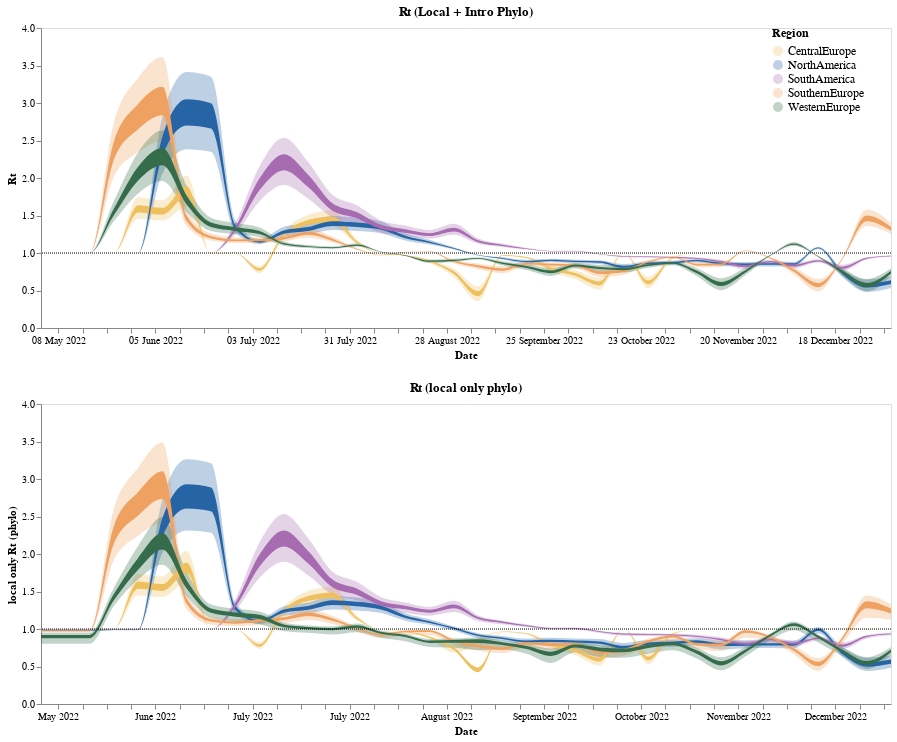

The notebook cell saved with this chart:
### Code cell
(phlyo_rt_plot & local_phlyo_rt_plot).resolve_scale(y = "shared")

### Figure 1 — Vega-Lite specification as saved in the notebook (floating-point values rounded to 4 significant figures; data arrays with more than 128 entries replaced by an {"elided": "..."} marker saying what was removed)
{"config": {"view": {"continuousWidth": 400, "continuousHeight": 300}}, "vconcat": [{"layer": [{"mark": {"type": "area", "color": "#f58518", "interpolate": "monotone", "opacity": 0.3}, "encoding": {"color": {"field": "deme", "scale": {"range": ["#EEC060", "#2664A5", "#A76BB1", "#EEA160", "#356D4C"]}, "type": "nominal"}, "x": {"axis": {"format": "%d %B %Y", "grid": false, "title": "Date"}, "field": "date", "type": "temporal"}, "y": {"axis": {"grid": false, "title": ""}, "field": "lower_hpd_log_95", "type": "quantitative"}, "y2": {"field": "upper_hpd_log_95"}}, "height": 300, "transform": [{"filter": "(datum.lower_hpd_log_95 > 0)"}], "width": 850}, {"mark": {"type": "area", "color": "#f58518", "interpolate": "monotone", "opacity": 1}, "encoding": {"color": {"field": "deme", "legend": {"labelFontSize": 12, "offset": -120, "title": "Region", "titleFontSize": 12}, "type": "nominal"}, "x": {"axis": {"format": "%d %B %Y", "grid": false, "title": "Date"}, "field": "date", "type": "temporal"}, "y": {"axis": {"grid": false, "title": " Rt"}, "field": "lower_hpd_log_50", "type": "quantitative"}, "y2": {"field": "upper_hpd_log_50"}}, "height": 300, "title": "Rt (Local + Intro Phylo)", "transform": [{"filter": "(datum.lower_hpd_log_50 > 0)"}], "width": 850}, {"data": {"name": "data-0f80976e06af035141dd0a0f11df9332"}, "mark": {"type": "rule", "strokeDash": [1, 1]}, "encoding": {"y": {"field": "y", "type": "quantitative"}}, "height": 300, "width": 850}], "data": {"name": "data-e0026ebbff28affa7fde9bdd921370b0"}}, {"layer": [{"mark": {"type": "area", "color": "#f58518", "interpolate": "monotone", "opacity": 0.3}, "encoding": {"color": {"field": "deme", "scale": {"range": ["#EEC060", "#2664A5", "#A76BB1", "#EEA160", "#356D4C"]}, "type": "nominal"}, "x": {"axis": {"grid": false, "title": "Date"}, "field": "date", "type": "temporal"}, "y": {"axis": {"grid": false, "title": "local only Rt (phylo)"}, "field": "lower_hpd_log_95", "type": "quantitative"}, "y2": {"field": "upper_hpd_log_95"}}, "height": 300, "transform": [{"filter": "(datum.lower_hpd_log_95 > 0.4)"}], "width": 850}, {"mark": {"type": "area", "color": "#f58518", "interpolate": "monotone", "opacity": 1}, "encoding": {"color": {"field": "deme", "type": "nominal"}, "x": {"axis": {"format": "%B %Y", "grid": false, "title": "Date"}, "field": "date", "type": "temporal"}, "y": {"axis": {"grid": false, "title": "local only Rt (phylo)"}, "field": "lower_hpd_log_50", "type": "quantitative"}, "y2": {"field": "upper_hpd_log_50"}}, "height": 300, "title": "Rt (local only phylo)", "transform": [{"filter": "(datum.lower_hpd_log_50 > 0.4)"}], "width": 850}, {"data": {"name": "data-0f80976e06af035141dd0a0f11df9332"}, "mark": {"type": "rule", "strokeDash": [1, 1]}, "encoding": {"y": {"field": "y", "type": "quantitative"}}, "height": 300, "width": 850}], "data": {"name": "data-884d7cdfeed874076341c4cd6c00b3d0"}}], "resolve": {"scale": {"y": "shared"}}, "$schema": "https://vega.github.io/schema/vega-lite/v4.17.0.json", "datasets": {"data-e0026ebbff28affa7fde9bdd921370b0": {"elided": "180 records"}, "data-0f80976e06af035141dd0a0f11df9332": [{"y": 1.0}], "data-884d7cdfeed874076341c4cd6c00b3d0": {"elided": "180 records"}}}
